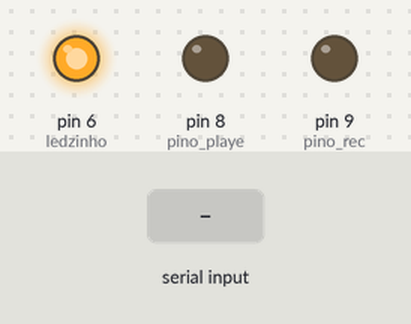
Recording of a sketch running on a simulated Arduino Uno, built with avr-gcc and run on an emulated ATmega328P. Parts: output pins drawn as LEDs (lit = HIGH). The inputs (shaded band) are chosen by the test bench.

Above: at 1.2 s.
1.3 s: "1" received over the second serial link
At 2.3 s:
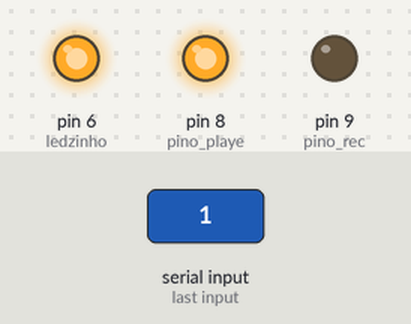
Timing chart, 0 to 4.3 s (numbered marks = the images above; inputs shaded):
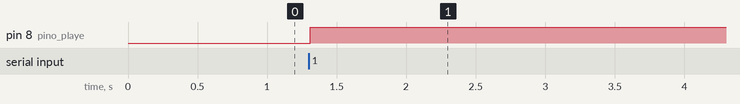

The sketch:

Dispositivo_receptor_bluetooth_player_audio.ino
```cpp
// Projeto Curto Circuito – Conectando dois Arduinos (Receptor)
// == SLAVE ==

//Biblioteca
#include <SoftwareSerial.h>

// Comunicação Serial
SoftwareSerial HC05(10, 11); // Simula TX e RX nas portas 10 e 11

// Variáveis e Componentes
#define ledzinho 6
int  state ;  // Variável para avaliar os comando recebidos
// Pino ligado ao REC do modulo
int pino_rec = 9;
// Pino ligado ao P-E (PLAYE) do modulo
int pino_playe = 8 ;


void setup()
{
  pinMode(pino_rec, OUTPUT);  // Declara que modulo audio grava como OUTPUT
  pinMode(pino_playe, OUTPUT);  // Declara que modulo audio play como OUTPUT
  pinMode(ledzinho, OUTPUT);
  digitalWrite(ledzinho, HIGH);
  HC05.begin(38400);     // Taxa de transmissão do Módulo
  Serial.begin(9600);    // Taxa de transmissão na serial
}
void loop()
{
  if (HC05.available() > 0)
  { // Se o sinal recebido no HC05 for maior que 0

    state = HC05.read(); // state será igual ao valor de mySerial


    if (state != 1)
    {// Se o valor for diferente de 1
      delay(10);
      digitalWrite(pino_playe, HIGH);

    }
  }
}
```

Measured:
- after the input at 1.3 s, pin 8 (pino_playe): LOW → HIGH at once
